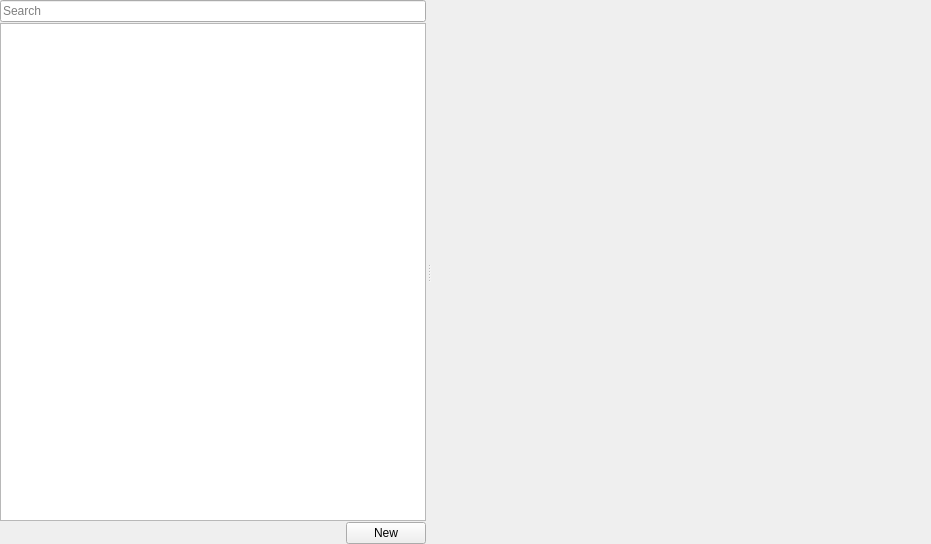
<?xml version="1.0" encoding="UTF-8"?>
<ui version="4.0">
 <class>SMSWidget</class>
 <widget class="QWidget" name="SMSWidget">
  <property name="geometry">
   <rect>
    <x>0</x>
    <y>0</y>
    <width>931</width>
    <height>544</height>
   </rect>
  </property>
  <property name="minimumSize">
   <size>
    <width>480</width>
    <height>320</height>
   </size>
  </property>
  <property name="windowTitle">
   <string>Sms</string>
  </property>
  <layout class="QHBoxLayout" name="horizontalLayout">
   <property name="spacing">
    <number>2</number>
   </property>
   <property name="leftMargin">
    <number>0</number>
   </property>
   <property name="topMargin">
    <number>0</number>
   </property>
   <property name="rightMargin">
    <number>0</number>
   </property>
   <property name="bottomMargin">
    <number>0</number>
   </property>
   <item>
    <widget class="QSplitter" name="splitter">
     <property name="orientation">
      <enum>Qt::Orientation::Horizontal</enum>
     </property>
     <property name="opaqueResize">
      <bool>true</bool>
     </property>
     <property name="handleWidth">
      <number>5</number>
     </property>
     <widget class="QWidget" name="layoutWidget">
      <layout class="QVBoxLayout" name="verticalLayout">
       <property name="spacing">
        <number>1</number>
       </property>
       <item>
        <layout class="QHBoxLayout" name="horizontalLayout_2">
         <property name="spacing">
          <number>1</number>
         </property>
         <item>
          <widget class="QLineEdit" name="conversationFilterEdit">
           <property name="placeholderText">
            <string>Search</string>
           </property>
           <property name="clearButtonEnabled">
            <bool>true</bool>
           </property>
          </widget>
         </item>
        </layout>
       </item>
       <item>
        <widget class="QTreeView" name="conversationListView">
         <property name="horizontalScrollBarPolicy">
          <enum>Qt::ScrollBarPolicy::ScrollBarAlwaysOff</enum>
         </property>
         <property name="rootIsDecorated">
          <bool>false</bool>
         </property>
         <property name="itemsExpandable">
          <bool>false</bool>
         </property>
         <property name="sortingEnabled">
          <bool>true</bool>
         </property>
         <property name="headerHidden">
          <bool>true</bool>
         </property>
         <property name="expandsOnDoubleClick">
          <bool>false</bool>
         </property>
        </widget>
       </item>
       <item>
        <layout class="QHBoxLayout" name="horizontalLayout_3">
         <item>
          <spacer name="horizontalSpacer">
           <property name="orientation">
            <enum>Qt::Orientation::Horizontal</enum>
           </property>
           <property name="sizeHint" stdset="0">
            <size>
             <width>40</width>
             <height>20</height>
            </size>
           </property>
          </spacer>
         </item>
         <item>
          <widget class="QPushButton" name="addConversationButton">
           <property name="toolTip">
            <string>Start New Conversation</string>
           </property>
           <property name="text">
            <string>New</string>
           </property>
          </widget>
         </item>
        </layout>
       </item>
      </layout>
     </widget>
     <widget class="QStackedWidget" name="conversationContentWidgets">
      <property name="sizePolicy">
       <sizepolicy hsizetype="Expanding" vsizetype="Expanding">
        <horstretch>0</horstretch>
        <verstretch>0</verstretch>
       </sizepolicy>
      </property>
      <property name="minimumSize">
       <size>
        <width>500</width>
        <height>0</height>
       </size>
      </property>
     </widget>
    </widget>
   </item>
  </layout>
 </widget>
 <resources/>
 <connections/>
</ui>
